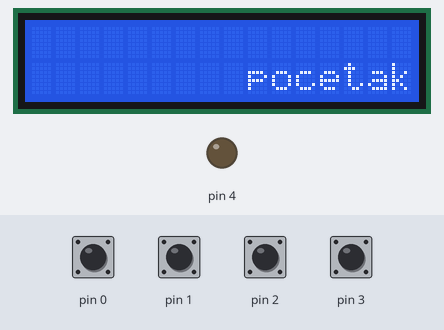
The sketch below on a simulated Arduino Uno, built with avr-gcc and run on an emulated ATmega328P. Shown: 16×2 character LCD, output pins drawn as LEDs (lit = HIGH). Inputs (shaded band) come from the test bench; at power-on: pin 0–3 HIGH. Random numbers use the default seed unless the sketch sets one.

Above: at 0.8 s.
0.9 s: pin 3 pulled LOW for 0.15 s
At 2.7 s:
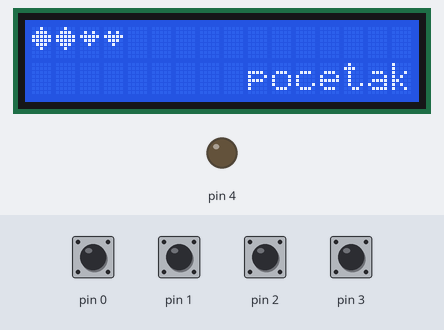
At 5.0 s:
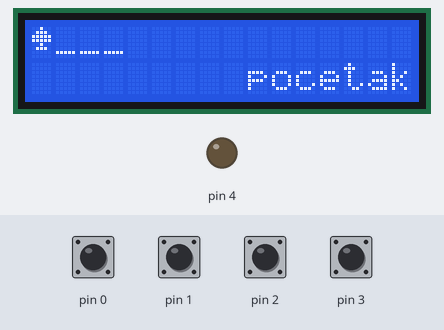
Timing chart, 0 to 6.5 s (numbered marks = the images above; inputs shaded):
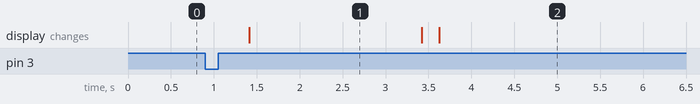

The sketch:

copy_of_matricna_tastatura_16x16_lcd1__1_.ino
```cpp
#include <LiquidCrystal.h>
#include <util/delay.h>

LiquidCrystal lcd(A0, A1, A2, A3, A4, A5);

byte pik[8]{
  B00100,
  B01110,
  B11111,
  B11111,
  B00100,
  B01110,
  B00000,
};

byte karo[8]{
  B00100,
  B01110,
  B11111,
  B11111,
  B01110,
  B00100,
  B00000,
};

byte herc[8]{
  B00000,
  B01010,
  B11111,
  B01110,
  B00100,
  B00000,
  B00000,
};

byte tref[8]{
  B00100,
  B01110,
  B00100,
  B11111,
  B00100,
  B01110,
  B00000,
};


char ocitaj_taster()
{
  char taster = 0;
  unsigned char row;

  MCUCR &= ~0x10;
  PORTD = 0x0f;

  for(row = 0x80; row != 0x08; row >>= 1)
  {
    DDRD = row;
	_delay_ms(2);

    switch(row | ((~PIND) & 0x0f))
    {
      case 0x88:
      	taster = '1'; break;
      case 0x84:
      	taster = '2'; break;
      case 0x82:
      	taster = '3'; break;
      case 0x81:
      	taster = 'A'; break;

	  case 0x48:
      	taster = '4'; break;
      case 0x44:
      	taster = '5'; break;
      case 0x42:
      	taster = '6'; break;
      case 0x41:
      	taster = 'B'; break;

	  case 0x28:
      	taster = '7'; break;
      case 0x24:
      	taster = '8'; break;
      case 0x22:
      	taster = '9'; break;
      case 0x21:
      	taster = 'C'; break;

	  case 0x18:
      	taster = '*'; break;
      case 0x14:
      	taster = '0'; break;
      case 0x12:
      	taster = '#'; break;
      case 0x11:
      	taster = 'D'; break;
    }
  }

  return taster;
}

int main()
{
  char pozicija=0,simbol=0;
  char pocetak=0;

  lcd.begin(16, 2);

  lcd.createChar(0, pik);
  lcd.createChar(1,karo);
  lcd.createChar(2,herc);
  lcd.createChar(3,tref);

	while(1)
    {
	  char taster = ocitaj_taster();
      if (taster == '*')
      { pocetak=1;
        lcd.setCursor(9,1);
        lcd.print("pocetak");
      	_delay_ms(500);

        lcd.setCursor(0,0);
         lcd.write(byte(random(0,3)));

         lcd.setCursor(1,0);
         lcd.write(byte(random(0,3)));

        lcd.setCursor(2,0);
         lcd.write(byte(random(0,3)));

        lcd.setCursor(3,0);
        lcd.write(byte(random(0,3)));


        _delay_ms(2000);

        lcd.setCursor(0,0);
         lcd.write("_");

        lcd.setCursor(1,0);
         lcd.write("_");

         lcd.setCursor(2,0);
         lcd.write("_");

        lcd.setCursor(3,0);
         lcd.write("_");

       if(pocetak==1){

         while(1){
          char taster = ocitaj_taster();
          if (taster == '2'){
            simbol++;
            simbol=simbol%4;
          }

          if (taster == '8'){
            simbol--;
            simbol=(simbol+4)%4;
          }


          if (taster == '4'){
            pozicija--;
            pozicija=(pozicija+4)%4;
          }

          if (taster == '6'){
            pozicija++;
            pozicija=pozicija%4;
          }

            _delay_ms(200);

          lcd.setCursor(pozicija,0);
        lcd.write(byte(simbol));
        }
       }
      }
    }
  	return 0;
    }
```

Measured:
- after the input at 0.9 s, the display: changes after 0.51 s (image 1)
- what the display in image 1 shows lasts 2.0 s, from 1.4 s to 3.4 s
